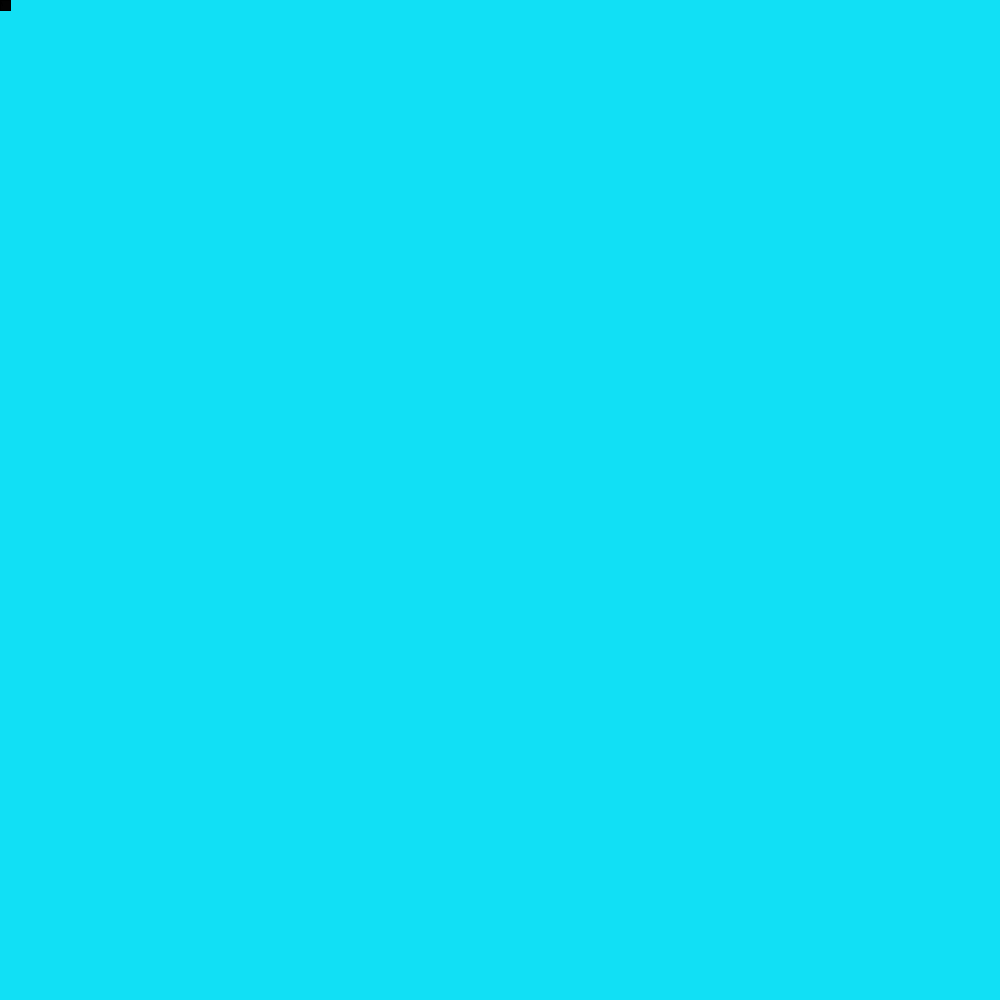
Frame 1 (no input)
Frame 60 (the mouse pressed at the canvas centre just before this capture): identical to frame 1, image omitted
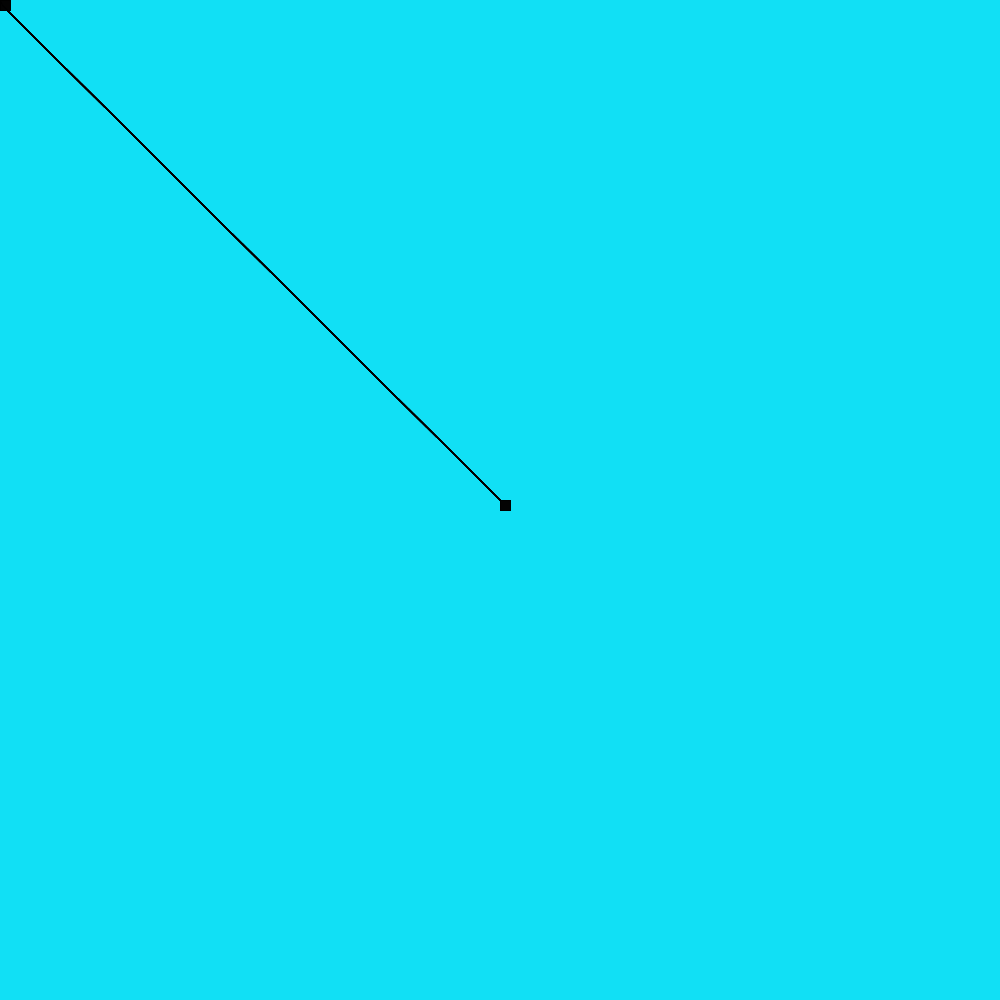
Frame 120 (the mouse held since frame 60 and released just before this capture)

The Processing sketch that drew these frames (run headless with seeded random() and noise(); from frame 60 on, the mouse is pressed at the canvas centre):

// Processing sketch: Jackson_optacle_thing
// ── Jackson_optacle_thing.pde
void setup()
{
size(1000,1000);
background(#11E0F5);
}
void draw()
{
  fill(#030303);
  rect(mouseX,mouseY,10,10);
  line(mouseX,mouseY,2,5);
}
